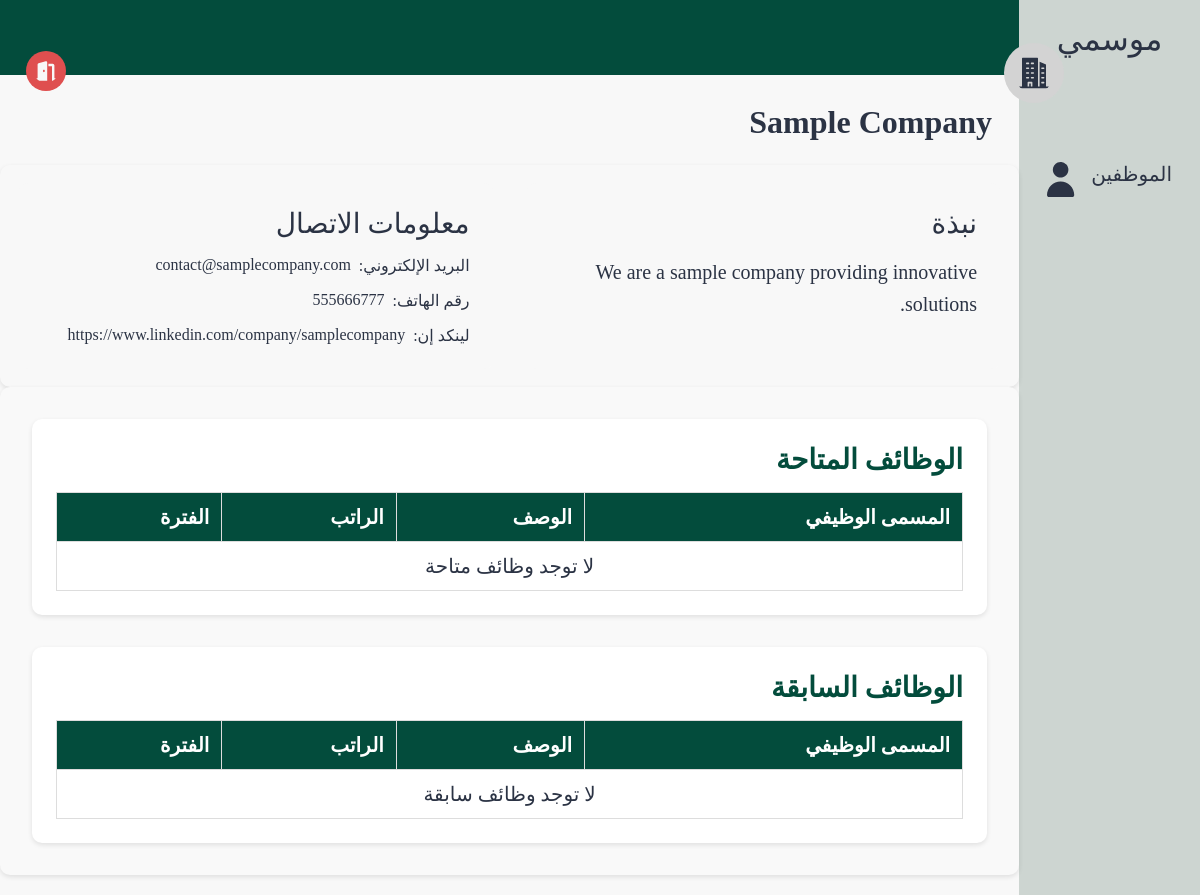
The app's page /pages/company.php?id=2 with its own data.
### tables this page shows
CREATE TABLE company (
    company_id INTEGER PRIMARY KEY, 
    owner_id INTEGER,
    hr_id INTEGER,
    name TEXT,
    location TEXT,
    email TEXT,
    linkedin Text,
    phone TEXT,
    bio TEXT,
    FOREIGN KEY (owner_id) REFERENCES users(id) ON DELETE CASCADE,
    FOREIGN KEY (hr_id) REFERENCES users(id) ON DELETE CASCADE
);

### src/pages/company.php (the view, shortened to what this page needs)
<?php
include('../database/data.php');
$company_id = isset($_GET["id"]) ? intval($_GET["id"]) : ($_SESSION['user']['company_id'] ?? 0);
$stmt = $db->prepare("SELECT * FROM company WHERE company_id = :company_id");
$stmt->bindValue(':company_id', $company_id, SQLITE3_INTEGER);
$result = $stmt->execute()->fetchArray(SQLITE3_ASSOC);
$name = $result['name'] ?? 'غير معروف';
$bio = $result['bio'] ?? 'لا توجد معلومات';
$email = $result['email'] ?? 'غير متوفر';
$phone = $result['phone'] ?? 'غير متوفر';
$linkedin = $result['linkedin'] ?? '#';
$availableJobs = [];
$previousJobs = [];
?>
<!DOCTYPE html>
<html lang="ar" dir="rtl">
<head>
  <link rel="stylesheet" href="../styles/profile.css">
</head>
<body>
  <section class="page-structure">
    <?php
      include "../components/NavBar.php";
    ?>
    <section class="page-content">
      <div class="username">
        <img class="profile-pic" src="../images/company.svg" alt="صورة الشركة">
        <div class="user">
          <h2 id="companyNameDisplay"><?php echo htmlspecialchars($name); ?></h2>
        </div>
      </div>
      <div class="options">
        <a href="../pages/logout.php">
          <img class="nav-icon" style="--color: #DF4F4F" src="../images/logout.svg" alt="شعار تسجيل الخروج">
        </a>
      </div>
      <header></header>
      <main>
        <section class="profile-details">
          <div class="block about">
            <h2>نبذة</h2>
            <div id="companyAboutDisplay">
              <p><?php echo htmlspecialchars($bio); ?></p>
            </div>
          </div>
          <div class="block contacts">
            <h2>معلومات الاتصال</h2>
            <div id="companyContactDisplay">
              <ul>
                <li>البريد الإلكتروني:
                  <a href="mailto:<?php echo htmlspecialchars($email); ?>"><?php echo htmlspecialchars($email); ?></a>
                </li>
                <li>رقم الهاتف:
                  <a href="tel:<?php echo htmlspecialchars($phone); ?>"><?php echo htmlspecialchars($phone); ?></a>
                </li>
                <li>لينكد إن:
                  <a href="<?php echo htmlspecialchars($linkedin); ?>" target="_blank"><?php echo htmlspecialchars($linkedin); ?></a>
                </li>
              </ul>
            </div>
        </section>
        <section class="recent-activity">
          <div class="block experinces">
            <h2>الوظائف المتاحة</h2>
            <table border="1" cellpadding="5" cellspacing="0" style="width:100%; text-align:right;">
              <tr>
                <th>المسمى الوظيفي</th>
                <th>الوصف</th>
                <th>الراتب</th>
                <th>الفترة</th>
              </tr>
              <?php if (!empty($availableJobs)): ?>
                <?php foreach ($availableJobs as $job): ?>
                  <tr>
                    <td><?= htmlspecialchars($job["name"]) ?></td>
                    <td><?= htmlspecialchars($job["description"]) ?></td>
                    <td><?= htmlspecialchars($job["salary"]) ?> ريال</td>
                    <td>
                      من <?= htmlspecialchars($job["start"]) ?>
                      <?php if (!empty($job["end"])): ?>
                        إلى <?= htmlspecialchars($job["end"]) ?>
                      <?php else: ?>
                        (مستمر)
                      <?php endif; ?>
                    </td>
                  </tr>
                <?php endforeach; ?>
              <?php else: ?>
                <tr>
                  <td colspan="4" style="text-align: center;">لا توجد وظائف متاحة</td>
                </tr>
              <?php endif; ?>
            </table>
          </div>
          <div class="block experinces">
            <h2>الوظائف السابقة</h2>
            <table border="1" cellpadding="5" cellspacing="0" style="width:100%; text-align:right;">
              <tr>
                <th>المسمى الوظيفي</th>
                <th>الوصف</th>
                <th>الراتب</th>
                <th>الفترة</th>
              </tr>
              <?php if (!empty($previousJobs)): ?>
                <?php foreach ($previousJobs as $job): ?>
                  <tr>
                    <td><?= htmlspecialchars($job["name"]) ?></td>
                    <td><?= htmlspecialchars($job["description"]) ?></td>
                    <td><?= htmlspecialchars($job["salary"]) ?> ريال</td>
                    <td>
                      من <?= htmlspecialchars($job["start"]) ?>
                      إلى <?= htmlspecialchars($job["end"]) ?>
                    </td>
                  </tr>
                <?php endforeach; ?>
              <?php else: ?>
                <tr>
                  <td colspan="4" style="text-align: center;">لا توجد وظائف سابقة</td>
                </tr>
              <?php endif; ?>
            </table>
          </div>
        </section>
      </main>
    </section>
  </section>
</body>
</html>

### src/styles/profile.css (style rules this page uses)
* { color: var(--black-color); }
body { background-color: var(--white-color); }
.nav-icon { --color: var(--white-alt-color); background-color: var(--color); width: 40px; height: 40px; border-radius: 50%; padding: 0.5rem; }
section.page-content { width: 100%; }
header { position: relative; display: flex; align-items: center; justify-content: space-between; min-height: 75px; background-color: var(--main-color); padding: 1.25rem 3rem; }
.username .profile-pic { width: 60px; height: 60px; padding: 10px; border-radius: 50%; background-color: lightgray; top: 0; }
.username { display: flex; align-items: center; gap: 0.75rem; height: 65px; position: absolute; top: 0; right: 18px; z-index: 1000; padding: 0.5rem 1rem; right: 10%; top: 40px; }
.options { display: flex; align-items: center; gap: 0.75rem; height: 65px; position: absolute; top: 40px; left: 10px; z-index: 1000; padding: 0.5rem 1rem; }
.username h2 { font-size: 2rem; }
.username .user { position: static; margin-top: 100px; }
header::after { content: ""; position: absolute; right: 0; bottom: 0; width: 70%; height: 4px; background-color: var(--main-color); }
main { margin-top: 70px; width: 100%; padding: 1rem; }
main section { border-radius: 10px; box-shadow: 0 2px 5px rgba(0, 0, 0, 0.1); padding: 18px; }
.profile-details { display: grid; grid-template-columns: 1fr 1fr; gap: 2rem; }
.profile-details .block { display: flex; flex-direction: column; gap: 1rem; background-color: var(--white-color); padding: 1.5rem; border-radius: 10px; }
.profile-details .block h2 { font-size: 1.75rem; font-weight: 500; }
.profile-details .block ul { list-style: none; padding-inline-start: 0; display: flex; flex-wrap: wrap; gap: 1rem; }
.profile-details .block ul li { display: flex; gap: 0.5rem; font-size: 1rem; }
.profile-details .block.about p { font-size: 1.25rem; line-height: 1.6; }
.recent-activity { display: flex; flex-direction: column; gap: 2rem; padding: 2rem; background-color: #f9f9f9; border-radius: 10px; }
.recent-activity .block { background-color: #fff; padding: 1.5rem; border-radius: 10px; box-shadow: 0 2px 5px rgba(0, 0, 0, 0.1); }
.recent-activity .block h2 { font-size: 1.75rem; margin-bottom: 1rem; color: var(--main-color); }
.experinces table { width: 100%; border-collapse: collapse; font-size: 1.25rem; margin-top: 1rem; }
.experinces table th, .experinces table td { padding: 0.75rem; text-align: right; border: 1px solid #ddd; }
.experinces table th { background-color: var(--main-color); color: #fff; }
.experinces table tr:nth-child(odd) { background-color: #f9f9f9; }
.experinces table tr:nth-child(even) { background-color: #fff; }
@media (min-width: 992px) { main { padding: 1.25rem 0; } }

### src/styles/globals.css (style rules this page uses)
*, *::before, *::after { box-sizing: border-box; margin: 0; padding: 0; list-style: none; text-decoration: none; }
:root { --main-color: #034c3c; --secondary-color: #d2b48c; --white-color: #f8f8f8; --black-color: #2b3344; --white-alt-color: #cdd5d1; }
a { display: block; color: var(--black-color); }
.page-structure { display: flex; min-height: 100vh; }

### records on screen
company: name "Sample Company", bio "We are a sample company providing innovative solutions.", email "contact@samplecompany.com", phone "555666777", linkedin "https://www.linkedin.com/company/samplecompany"

### other values on screen
$nav['title'] "الموظفين"
